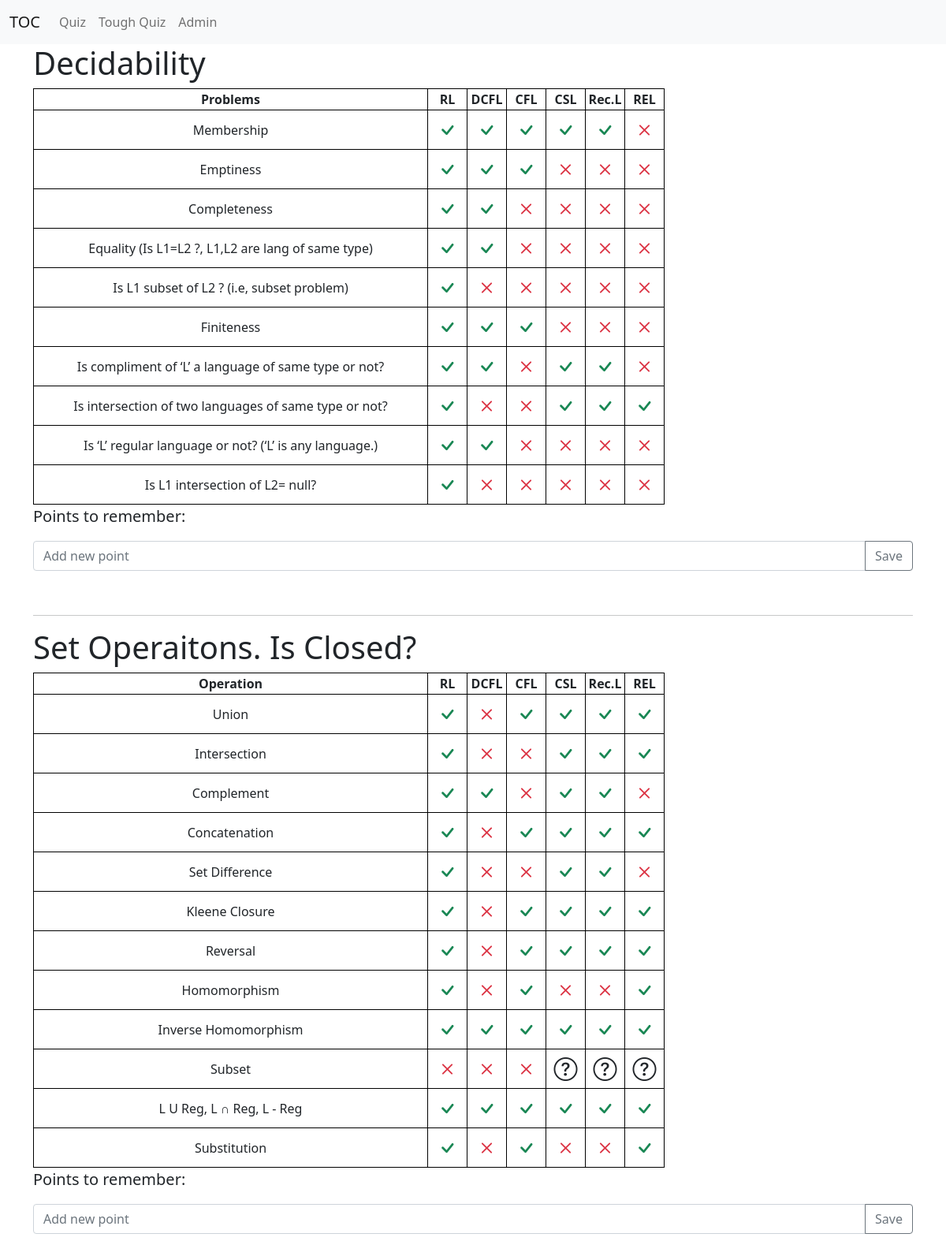
The app's page /, older data.
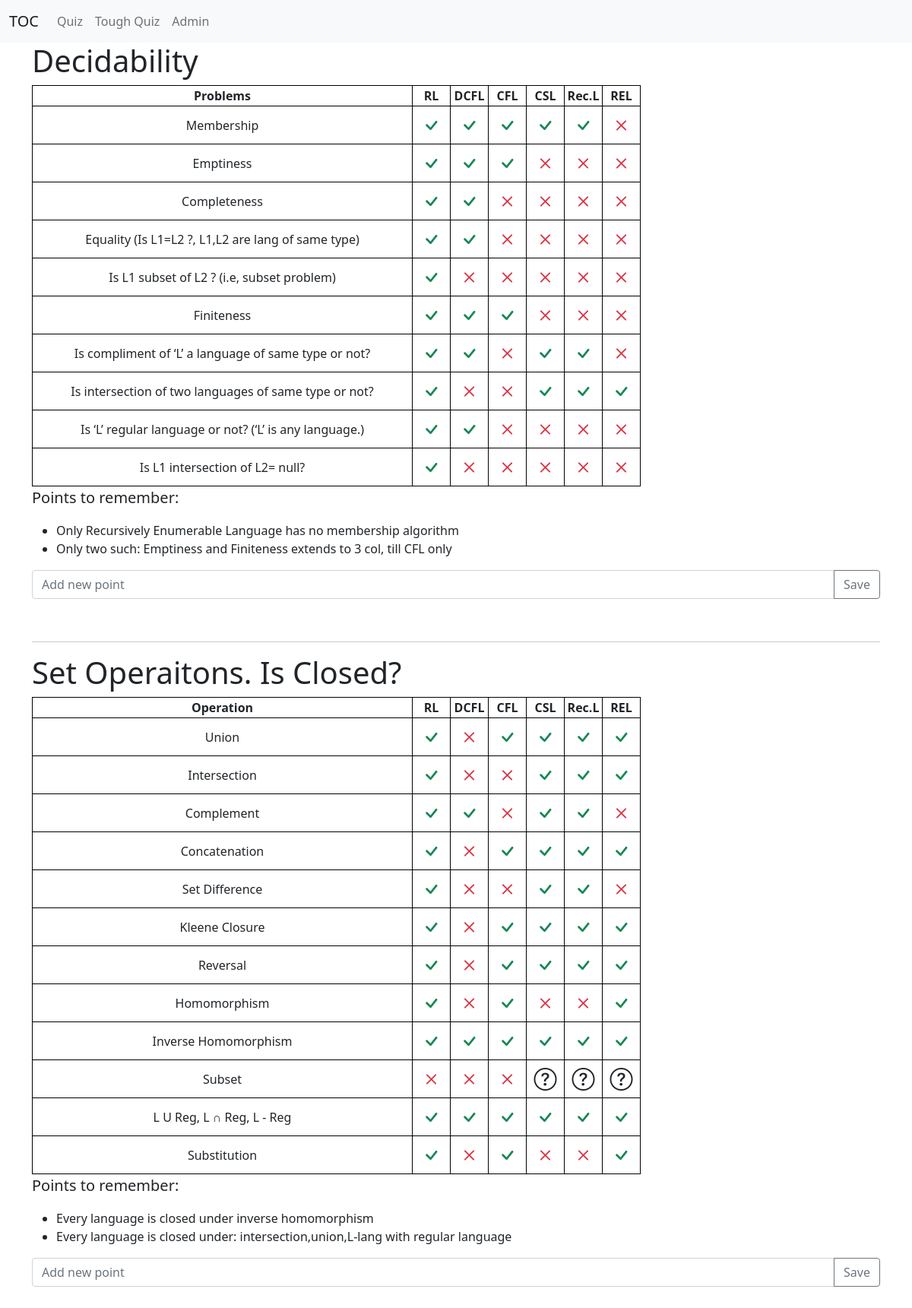
The same page, newer data.
### myapp/models.py (models this page shows, shortened)
class Language(models.Model):
    title = models.CharField(max_length=50)
    full_name = models.CharField(max_length=60, default='')

class Problem(models.Model):
    title = models.CharField(max_length=50)

class Decidiability(models.Model):
    language = models.ForeignKey(Language, on_delete=models.CASCADE)
    problem = models.ForeignKey(Problem, on_delete=models.CASCADE)
    is_decidiable = models.BooleanField(default=False)

class SetOperation(models.Model):
    title = models.CharField(max_length=50)

class IsClosed(models.Model):
    language = models.ForeignKey(Language, on_delete=models.CASCADE)
    set_operation = models.ForeignKey(SetOperation, on_delete=models.CASCADE)
    is_closed = models.BooleanField(default=False)

class DecidiabilityNote(models.Model):
    text = models.CharField(max_length=500)

class ClosurePropertyNote(models.Model):
    text = models.CharField(max_length=500)

### myapp/views.py (the view)
# urls.py: path('', views.tables, name='table-page'),
def tables(request):
    languages = Language.objects.all()
    set_operations = SetOperation.objects.all()
    problems = Problem.objects.all()
    decidiabilities = Decidiability.objects.all()
    closeness = IsClosed.objects.all()
    decidiability_table = []
    closeness_table = []
    for problem in problems:
        temp_list = [problem.title]
        for language in languages:
            is_decidiable = Decidiability.objects.filter(language=language, problem=problem)[0]
            temp_list.append(is_decidiable)
        decidiability_table.append(temp_list)
    for set_operation in set_operations:
        temp_list = [set_operation.title]
        for language in languages:
            is_closed = IsClosed.objects.filter(language=language, set_operation=set_operation)[0]
            temp_list.append(is_closed)
        closeness_table.append(temp_list)
    return render(request, 'myapp/tables.html', {
        'languages': languages,
        'set_operations': set_operations,
        'problems': problems,
        'decidiabilities': decidiabilities,
        'closeness': closeness,
        'decidiability_table': decidiability_table,
        'closeness_table': closeness_table,
        'decidiability_notes': DecidiabilityNote.objects.all(),
        'closureproperty_notes': ClosurePropertyNote.objects.all(),
    })

### myapp/templates/myapp/tables.html (shortened to what this page needs)
{% extends 'myapp/base.html' %}
{% block page_content %}
<h1>Decidability</h1>
<table>
    <tr class="t1">
        <th>Problems</th>
        {% for language in languages %}
        <th>{{language.title}}</th>
        {% endfor %}
    </tr>
    {% for row in decidiability_table %}
    <tr class="t1">
    {% for col in row %}
        <td class="{% if forloop.first %} row-header {% else %} box {% endif %}">
            {% if forloop.first %}
                {{col}}
            {% else %}
                <div class="t-data">
                    <div class="answer">
                    {% if col.is_decidiable %}
                        <i class="bi bi-check text-success"></i>
                    {% else %}
                        <i class="bi bi-x text-danger"></i>
                    {% endif %}
                    </div>
                </div>
            {% endif %}
        </td>
    {% endfor %}
    </tr>
    {% endfor %}
</table>
<p class="lead">Points to remember:</p>
<ul>
{% for note in decidiability_notes %}
    <li>{{note.text|safe}}</li>
{% endfor %}
</ul>
<form action="{% url 'myapp:new-decidablity-note' %}" method="POST">
    <div class="input-group mb-3">
        <input type="text" class="form-control" name="text" placeholder="Add new point">
        <button class="btn btn-outline-secondary" type="submit" id="">Save</button>
    </div>
</form>
<br>
<hr>
<h1>Set Operaitons. Is Closed? </h1>
<table>
    <tr class="t2">
        <th>Operation</th>
        {% for language in languages %}
        <th>{{language.title}}</th>
        {% endfor %}
    </tr>
    {% for row in closeness_table %}
    <tr class="t2">
    {% for col in row %}
        <td class="{% if forloop.first %} row-header {% else %} box {% endif %}">
            {% if forloop.first %}
                {{col}}
            {% else %}
                <div class="t-data">
                    <div class="answer">
                    {% if col.pk == 64 or col.pk == 65 or col.pk == 66 %}
                        <i class="bi bi-question-circle"></i>
                    {% elif col.is_closed %}
                        <i class="bi bi-check text-success"></i>
                    {% else %}
                        <i class="bi bi-x text-danger"></i>
                    {% endif %}
                    </div>
                </div>
            {% endif %}
        </td>
    {% endfor %}
    </tr>
    {% endfor %}
</table>
<p class="lead">Points to remember:</p>
<ul>
{% for note in closureproperty_notes %}
    <li>{{note.text|safe}}</li>
{% endfor %}
</ul>
<form action="{% url 'myapp:new-closureproperty-note' %}" method="POST">
    <div class="input-group mb-3">
        <input type="text" class="form-control" name="text" placeholder="Add new point">
        <button class="btn btn-outline-secondary" type="submit" id="">Save</button>
    </div>
</form>
<br>
{% endblock page_content %}

### myapp/templates/myapp/base.html (shortened to what this page needs)
<!doctype html>
<html lang="en">
  <head>
    <link rel="stylesheet" href="https://cdn.jsdelivr.net/npm/bootstrap-icons@1.3.0/font/bootstrap-icons.css">
    <link href="https://cdn.jsdelivr.net/npm/bootstrap@5.1.3/dist/css/bootstrap.min.css" rel="stylesheet">
  </head>
  <body>
  <nav class="navbar navbar-expand-lg navbar-light bg-light">
        <div class="container-fluid">
            <a class="navbar-brand" href="{% url 'myapp:table-page' %}">TOC</a>
            <div class="collapse navbar-collapse" id="navbarSupportedContent">
            <ul class="navbar-nav me-auto mb-2 mb-lg-0">
                <li class="nav-item">
                    <a class="nav-link" href="{% url 'myapp:quiz' %}">Quiz</a>
                </li>
                <li class="nav-item">
                    <a class="nav-link" href="{% url 'myapp:tough-quiz' %}">Tough Quiz</a>
                </li>
                <li class="nav-item">
                    <a class="nav-link" href="{% url 'admin:index' %}">Admin</a>
                </li>
            </ul>
            </div>
        </div>
    </nav>
    <div class="container">
    {% block page_content %}{% endblock page_content %}
    </div>
  </body>
</html>

### myapp/templates/myapp/tables.html (style rules this page uses)
table, th, td { border: 1px solid black; text-align:center; }
tr.t1 > th:first-child, tr.t1 > td:first-child, tr.t2 > th:first-child, tr.t2 > td:first-child { width: 500px; }
td { height: 50px; }
td.box { width: 50px; }
.box { cursor: pointer; font-size: 30px; }

Row changes from the older to the newer data that the page shows:
added DecidiabilityNote: text "Only Recursively Enumerable Language has no membership algorithm"
added DecidiabilityNote: text "Only two such: Emptiness and Finiteness extends to 3 col, till CFL only"
added ClosurePropertyNote: text "Every language is closed under inverse homomorphism"
added ClosurePropertyNote: text "Every language is closed under: intersection,union,L-lang with regular language"
